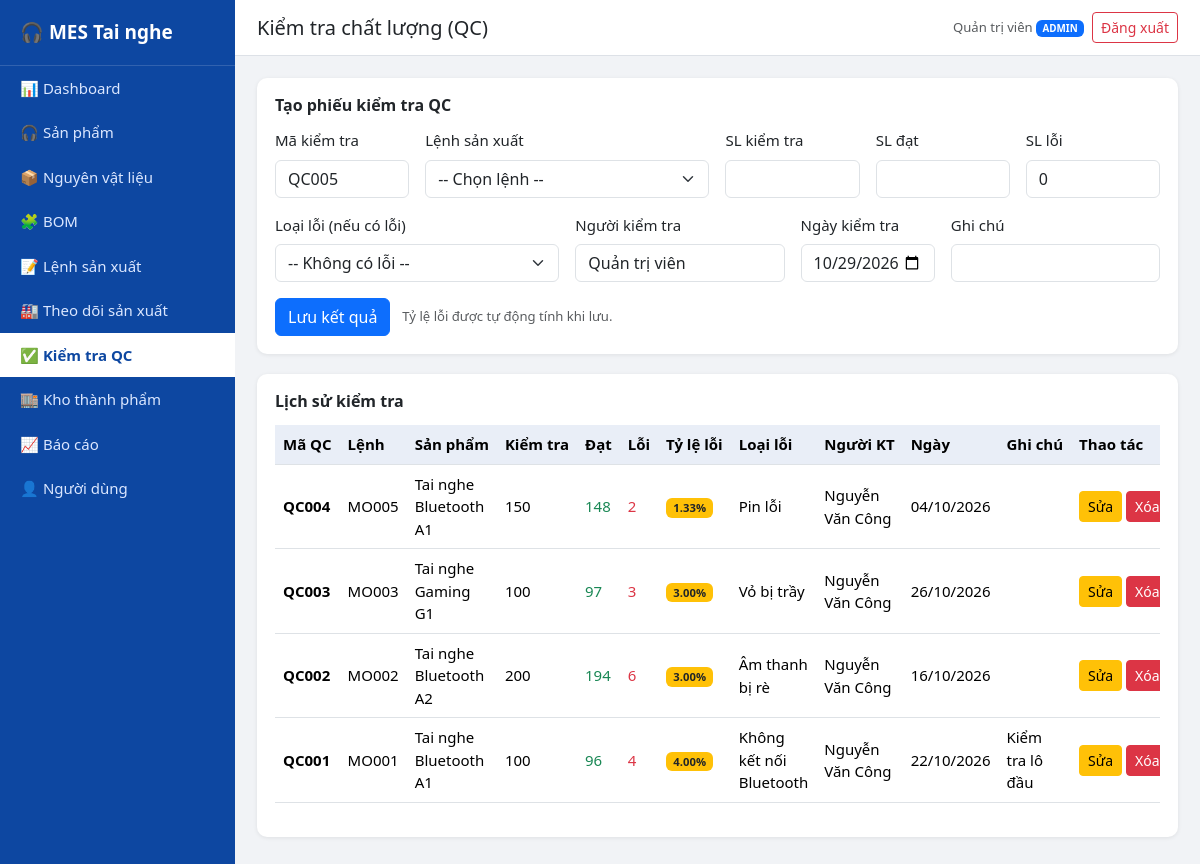
The page /quality.php (signed in) on the database its author committed.
### tables this page shows
CREATE TABLE quality_checks (
  id INT AUTO_INCREMENT PRIMARY KEY,
  check_code VARCHAR(20) NOT NULL UNIQUE,
  order_id INT NOT NULL,
  product_id INT NOT NULL,
  checked_qty INT NOT NULL,
  good_qty INT NOT NULL,
  defect_qty INT NOT NULL,
  defect_rate DECIMAL(5,2) NOT NULL DEFAULT 0,
  defect_type VARCHAR(100),
  inspector VARCHAR(100) NOT NULL,
  check_date DATE NOT NULL,
  note VARCHAR(255),
  FOREIGN KEY (order_id) REFERENCES production_orders(id) ON DELETE CASCADE,
  FOREIGN KEY (product_id) REFERENCES products(id) ON DELETE RESTRICT
);

CREATE TABLE production_orders (
  id INT AUTO_INCREMENT PRIMARY KEY,
  order_code VARCHAR(20) NOT NULL UNIQUE,
  product_id INT NOT NULL,
  quantity INT NOT NULL,
  produced_qty INT NOT NULL DEFAULT 0,
  defect_qty INT NOT NULL DEFAULT 0,
  start_date DATE NOT NULL,
  expected_end_date DATE NOT NULL,
  manager VARCHAR(100) NOT NULL,
  status ENUM('Planned','In Production','Completed','Cancelled') NOT NULL DEFAULT 'Planned',
  FOREIGN KEY (product_id) REFERENCES products(id) ON DELETE RESTRICT
);

CREATE TABLE products (
  id INT AUTO_INCREMENT PRIMARY KEY,
  code VARCHAR(20) NOT NULL UNIQUE,
  name VARCHAR(100) NOT NULL,
  type VARCHAR(50) NOT NULL,
  color VARCHAR(30) NOT NULL,
  price DECIMAL(12,0) NOT NULL DEFAULT 0,
  status ENUM('Active','Inactive') NOT NULL DEFAULT 'Active'
);

### includes/auth.php (called while the page is built, shortened)
<?php
function e($s) { return htmlspecialchars((string)$s, ENT_QUOTES, 'UTF-8'); }
function is_logged_in() { return isset($_SESSION['user']); }
function is_admin()     { return is_logged_in() && $_SESSION['user']['role'] === 'admin'; }
function fdate($d) { return $d ? date('d/m/Y', strtotime($d)) : ''; }

### quality.php (the view, shortened to what this page needs)
<?php
require 'config/database.php';
require 'includes/auth.php';
$checks = $pdo->query("SELECT q.*, o.order_code, p.name AS product_name FROM quality_checks q
                       JOIN production_orders o ON o.id = q.order_id JOIN products p ON p.id = q.product_id
                       ORDER BY q.id DESC")->fetchAll();
$edit = null;
$next_code = 'QC' . str_pad($pdo->query('SELECT COALESCE(MAX(id),0)+1 FROM quality_checks')->fetchColumn(), 3, '0', STR_PAD_LEFT);
include 'includes/header.php';
include 'includes/sidebar.php';
?>
<div class="box">
    <h6><?= $edit ? 'Sửa phiếu QC' : 'Tạo phiếu kiểm tra QC' ?></h6>
    <form method="post" class="row g-3">
        <div class="col-md-2"><label class="form-label">Mã kiểm tra</label>
            <input name="check_code" class="form-control" required value="<?= e($edit['check_code'] ?? $next_code) ?>"></div>
        <div class="col-md-4"><label class="form-label">Lệnh sản xuất</label>
            <select name="order_id" class="form-select" required>
                <option value="">-- Chọn lệnh --</option>
            </select></div>
        <div class="col-md-2"><label class="form-label">SL kiểm tra</label>
            <input name="checked_qty" id="checked" type="number" min="1" class="form-control" required value="<?= e($edit['checked_qty'] ?? '') ?>"></div>
        <div class="col-md-2"><label class="form-label">SL đạt</label>
            <input name="good_qty" id="good" type="number" min="0" class="form-control" required value="<?= e($edit['good_qty'] ?? '') ?>"></div>
        <div class="col-md-2"><label class="form-label">SL lỗi</label>
            <input name="defect_qty" id="defect" type="number" min="0" class="form-control" required value="<?= e($edit['defect_qty'] ?? 0) ?>"></div>
        <div class="col-md-4"><label class="form-label">Loại lỗi (nếu có lỗi)</label>
            <select name="defect_type" class="form-select">
                <option value="">-- Không có lỗi --</option>
            </select></div>
        <div class="col-md-3"><label class="form-label">Người kiểm tra</label>
            <input name="inspector" class="form-control" required value="<?= e($edit['inspector'] ?? $_SESSION['user']['full_name']) ?>"></div>
        <div class="col-md-2"><label class="form-label">Ngày kiểm tra</label>
            <input name="check_date" type="date" class="form-control" required value="<?= e($edit['check_date'] ?? date('Y-m-d')) ?>"></div>
        <div class="col-md-3"><label class="form-label">Ghi chú</label>
            <input name="note" class="form-control" maxlength="255" value="<?= e($edit['note'] ?? '') ?>"></div>
        <div class="col-12">
            <button class="btn btn-primary"><?= $edit ? 'Cập nhật' : 'Lưu kết quả' ?></button>
            <small class="text-muted ms-2">Tỷ lệ lỗi được tự động tính khi lưu.</small>
        </div>
    </form>
</div>
<div class="box">
    <h6>Lịch sử kiểm tra</h6>
    <div class="table-responsive">
    <table class="table table-hover align-middle">
        <thead><tr><th>Mã QC</th><th>Lệnh</th><th>Sản phẩm</th><th>Kiểm tra</th><th>Đạt</th><th>Lỗi</th><th>Tỷ lệ lỗi</th><th>Loại lỗi</th><th>Người KT</th><th>Ngày</th><th>Ghi chú</th><th>Thao tác</th></tr></thead>
        <tbody>
        <?php foreach ($checks as $c): ?>
            <tr>
                <td><b><?= e($c['check_code']) ?></b></td>
                <td><?= e($c['order_code']) ?></td>
                <td><?= e($c['product_name']) ?></td>
                <td><?= $c['checked_qty'] ?></td>
                <td class="text-success"><?= $c['good_qty'] ?></td>
                <td class="text-danger"><?= $c['defect_qty'] ?></td>
                <td><span class="badge bg-<?= $c['defect_rate'] > 5 ? 'danger' : ($c['defect_rate'] > 0 ? 'warning text-dark' : 'success') ?>"><?= $c['defect_rate'] ?>%</span></td>
                <td><?= e($c['defect_type']) ?></td>
                <td><?= e($c['inspector']) ?></td>
                <td><?= fdate($c['check_date']) ?></td>
                <td><?= e($c['note']) ?></td>
                <td class="text-nowrap">
                    <a href="quality.php?edit=<?= $c['id'] ?>" class="btn btn-sm btn-warning">Sửa</a>
                    <?php if (is_admin()): ?>
                    <form method="post" class="d-inline form-delete">
                        <button class="btn btn-sm btn-danger">Xóa</button>
                    </form>
                    <?php endif; ?>
                </td>
            </tr>
        <?php endforeach; ?>
        </tbody>
    </table>
    </div>
</div>
<?php include 'includes/footer.php'; ?>

### css/style.css (style rules this page uses)
body { background: #f1f3f6; font-size: 15px; }
.box { background: #fff; border-radius: 10px; padding: 18px; box-shadow: 0 1px 4px rgba(0,0,0,.08); margin-bottom: 20px; }
.box h6 { font-weight: 600; margin-bottom: 14px; }
.table th { background: #e9eef7; white-space: nowrap; }

### rows shown on the page
quality_checks: check_code "QC004", order.order_code "MO005", product.name "Tai nghe Bluetooth A1", checked_qty "150", good_qty "148", defect_qty "2", defect_rate "1.33", defect_type "Pin lỗi", inspector "Nguyễn Văn Công", check_date "04/10/2026"
quality_checks: check_code "QC003", order.order_code "MO003", product.name "Tai nghe Gaming G1", checked_qty "100", good_qty "97", defect_qty "3", defect_rate "3.00", defect_type "Vỏ bị trầy", inspector "Nguyễn Văn Công", check_date "26/10/2026"
quality_checks: check_code "QC002", order.order_code "MO002", product.name "Tai nghe Bluetooth A2", checked_qty "200", good_qty "194", defect_qty "6", defect_rate "3.00", defect_type "Âm thanh bị rè", inspector "Nguyễn Văn Công", check_date "16/10/2026"
quality_checks: check_code "QC001", order.order_code "MO001", product.name "Tai nghe Bluetooth A1", checked_qty "100", good_qty "96", defect_qty "4", defect_rate "4.00", defect_type "Không kết nối Bluetooth", inspector "Nguyễn Văn Công", check_date "22/10/2026", note "Kiểm tra lô đầu"

### other values the page prints
$item[1] "📊"
$item[0] "Dashboard"
$item[1] "🎧"
$item[0] "Sản phẩm"
$item[1] "📦"
$item[0] "Nguyên vật liệu"
$item[1] "🧩"
$item[0] "BOM"
$item[1] "📝"
$item[0] "Lệnh sản xuất"
$item[1] "🏭"
$item[0] "Theo dõi sản xuất"
$item[1] "✅"
$item[0] "Kiểm tra QC"
$item[1] "🏬"
